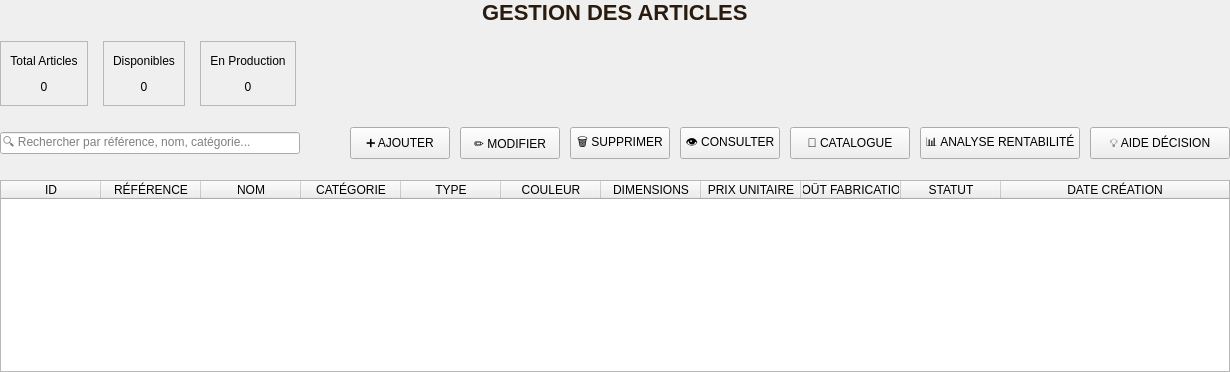
            <widget class="QWidget" name="articlesPage">
             <layout class="QVBoxLayout" name="verticalLayout_articles">
              <property name="spacing">
               <number>16</number>
              </property>
              <property name="leftMargin">
               <number>0</number>
              </property>
              <property name="topMargin">
               <number>0</number>
              </property>
              <property name="rightMargin">
               <number>0</number>
              </property>
              <property name="bottomMargin">
               <number>0</number>
              </property>
              <item alignment="Qt::AlignmentFlag::AlignHCenter">
               <widget class="QLabel" name="articlesTitle">
                <property name="styleSheet">
                 <string notr="true">color: #291C0E; font-family: 'Times New Roman', serif; font-size: 22px; font-weight: bold;</string>
                </property>
                <property name="text">
                 <string>GESTION DES ARTICLES</string>
                </property>
               </widget>
              </item>
              <item>
               <widget class="QWidget" name="statsContainerArticle" native="true">
                <property name="minimumSize">
                 <size>
                  <width>0</width>
                  <height>65</height>
                 </size>
                </property>
                <property name="maximumSize">
                 <size>
                  <width>16777215</width>
                  <height>65</height>
                 </size>
                </property>
                <layout class="QHBoxLayout" name="horizontalLayout_statsArticle">
                 <property name="spacing">
                  <number>15</number>
                 </property>
                 <property name="leftMargin">
                  <number>0</number>
                 </property>
                 <property name="topMargin">
                  <number>0</number>
                 </property>
                 <property name="rightMargin">
                  <number>0</number>
                 </property>
                 <property name="bottomMargin">
                  <number>0</number>
                 </property>
                 <item>
                  <widget class="QFrame" name="statsCardArticle1">
                   <property name="frameShape">
                    <enum>QFrame::Shape::StyledPanel</enum>
                   </property>
                   <layout class="QVBoxLayout" name="verticalLayout_statsArticle1">
                    <item>
                     <widget class="QLabel" name="statsLabelArticle1">
                      <property name="text">
                       <string>Total Articles</string>
                      </property>
                      <property name="alignment">
                       <set>Qt::AlignmentFlag::AlignCenter</set>
                      </property>
                     </widget>
                    </item>
                    <item>
                     <widget class="QLabel" name="statsValueArticle1">
                      <property name="text">
                       <string>0</string>
                      </property>
                      <property name="alignment">
                       <set>Qt::AlignmentFlag::AlignCenter</set>
                      </property>
                     </widget>
                    </item>
                   </layout>
                  </widget>
                 </item>
                 <item>
                  <widget class="QFrame" name="statsCardArticle2">
                   <property name="frameShape">
                    <enum>QFrame::Shape::StyledPanel</enum>
                   </property>
                   <layout class="QVBoxLayout" name="verticalLayout_statsArticle2">
                    <item>
                     <widget class="QLabel" name="statsLabelArticle2">
                      <property name="text">
                       <string>Disponibles</string>
                      </property>
                      <property name="alignment">
                       <set>Qt::AlignmentFlag::AlignCenter</set>
                      </property>
                     </widget>
                    </item>
                    <item>
                     <widget class="QLabel" name="statsValueArticle2">
                      <property name="text">
                       <string>0</string>
                      </property>
                      <property name="alignment">
                       <set>Qt::AlignmentFlag::AlignCenter</set>
                      </property>
                     </widget>
                    </item>
                   </layout>
                  </widget>
                 </item>
                 <item>
                  <widget class="QFrame" name="statsCardArticle3">
                   <property name="frameShape">
                    <enum>QFrame::Shape::StyledPanel</enum>
                   </property>
                   <layout class="QVBoxLayout" name="verticalLayout_statsArticle3">
                    <item>
                     <widget class="QLabel" name="statsLabelArticle3">
                      <property name="text">
                       <string>En Production</string>
                      </property>
                      <property name="alignment">
                       <set>Qt::AlignmentFlag::AlignCenter</set>
                      </property>
                     </widget>
                    </item>
                    <item>
                     <widget class="QLabel" name="statsValueArticle3">
                      <property name="text">
                       <string>0</string>
                      </property>
                      <property name="alignment">
                       <set>Qt::AlignmentFlag::AlignCenter</set>
                      </property>
                     </widget>
                    </item>
                   </layout>
                  </widget>
                 </item>
                 <item>
                  <spacer name="horizontalSpacer_statsArticle">
                   <property name="orientation">
                    <enum>Qt::Orientation::Horizontal</enum>
                   </property>
                   <property name="sizeHint" stdset="0">
                    <size>
                     <width>40</width>
                     <height>20</height>
                    </size>
                   </property>
                  </spacer>
                 </item>
                </layout>
               </widget>
              </item>
              <item>
               <widget class="QWidget" name="articlesToolbar" native="true">
                <property name="minimumSize">
                 <size>
                  <width>0</width>
                  <height>42</height>
                 </size>
                </property>
                <property name="maximumSize">
                 <size>
                  <width>16777215</width>
                  <height>42</height>
                 </size>
                </property>
                <layout class="QHBoxLayout" name="horizontalLayout_articles">
                 <property name="spacing">
                  <number>10</number>
                 </property>
                 <property name="leftMargin">
                  <number>0</number>
                 </property>
                 <property name="topMargin">
                  <number>0</number>
                 </property>
                 <property name="rightMargin">
                  <number>0</number>
                 </property>
                 <property name="bottomMargin">
                  <number>0</number>
                 </property>
                 <item>
                  <widget class="QLineEdit" name="searchBoxArticle">
                   <property name="minimumSize">
                    <size>
                     <width>300</width>
                     <height>0</height>
                    </size>
                   </property>
                   <property name="placeholderText">
                    <string>🔍 Rechercher par référence, nom, catégorie...</string>
                   </property>
                  </widget>
                 </item>
                 <item>
                  <spacer name="horizontalSpacer_articles">
                   <property name="orientation">
                    <enum>Qt::Orientation::Horizontal</enum>
                   </property>
                   <property name="sizeHint" stdset="0">
                    <size>
                     <width>40</width>
                     <height>20</height>
                    </size>
                   </property>
                  </spacer>
                 </item>
                 <item>
                  <widget class="QPushButton" name="btnAddArticle">
                   <property name="minimumSize">
                    <size>
                     <width>100</width>
                     <height>32</height>
                    </size>
                   </property>
                   <property name="text">
                    <string>➕ AJOUTER</string>
                   </property>
                  </widget>
                 </item>
                 <item>
                  <widget class="QPushButton" name="btnEditArticle">
                   <property name="minimumSize">
                    <size>
                     <width>100</width>
                     <height>32</height>
                    </size>
                   </property>
                   <property name="text">
                    <string>✏️ MODIFIER</string>
                   </property>
                  </widget>
                 </item>
                 <item>
                  <widget class="QPushButton" name="btnDeleteArticle">
                   <property name="minimumSize">
                    <size>
                     <width>100</width>
                     <height>32</height>
                    </size>
                   </property>
                   <property name="text">
                    <string>🗑️ SUPPRIMER</string>
                   </property>
                  </widget>
                 </item>
                 <item>
                  <widget class="QPushButton" name="btnViewArticle">
                   <property name="minimumSize">
                    <size>
                     <width>100</width>
                     <height>32</height>
                    </size>
                   </property>
                   <property name="text">
                    <string>👁️ CONSULTER</string>
                   </property>
                  </widget>
                 </item>
                 <item>
                  <widget class="QPushButton" name="btnExportPdfArticle">
                   <property name="minimumSize">
                    <size>
                     <width>120</width>
                     <height>32</height>
                    </size>
                   </property>
                   <property name="text">
                    <string>📄 CATALOGUE</string>
                   </property>
                  </widget>
                 </item>
                 <item>
                  <widget class="QPushButton" name="btnAnalyseRentabilite">
                   <property name="minimumSize">
                    <size>
                     <width>160</width>
                     <height>32</height>
                    </size>
                   </property>
                   <property name="text">
                    <string>📊 ANALYSE RENTABILITÉ</string>
                   </property>
                  </widget>
                 </item>
                 <item>
                  <widget class="QPushButton" name="btnAideDecision">
                   <property name="minimumSize">
                    <size>
                     <width>140</width>
                     <height>32</height>
                    </size>
                   </property>
                   <property name="text">
                    <string>💡 AIDE DÉCISION</string>
                   </property>
                  </widget>
                 </item>
                </layout>
               </widget>
              </item>
              <item>
               <widget class="QTableWidget" name="articleTable">
                <property name="enabled">
                 <bool>true</bool>
                </property>
                <property name="editTriggers">
                 <set>QAbstractItemView::EditTrigger::NoEditTriggers</set>
                </property>
                <property name="alternatingRowColors">
                 <bool>true</bool>
                </property>
                <property name="selectionBehavior">
                 <enum>QAbstractItemView::SelectionBehavior::SelectRows</enum>
                </property>
                <property name="showGrid">
                 <bool>true</bool>
                </property>
                <property name="sortingEnabled">
                 <bool>true</bool>
                </property>
                <attribute name="horizontalHeaderStretchLastSection">
                 <bool>true</bool>
                </attribute>
                <column>
                 <property name="text">
                  <string>ID</string>
                 </property>
                </column>
                <column>
                 <property name="text">
                  <string>RÉFÉRENCE</string>
                 </property>
                </column>
                <column>
                 <property name="text">
                  <string>NOM</string>
                 </property>
                </column>
                <column>
                 <property name="text">
                  <string>CATÉGORIE</string>
                 </property>
                </column>
                <column>
                 <property name="text">
                  <string>TYPE</string>
                 </property>
                </column>
                <column>
                 <property name="text">
                  <string>COULEUR</string>
                 </property>
                </column>
                <column>
                 <property name="text">
                  <string>DIMENSIONS</string>
                 </property>
                </column>
                <column>
                 <property name="text">
                  <string>PRIX UNITAIRE</string>
                 </property>
                </column>
                <column>
                 <property name="text">
                  <string>COÛT FABRICATION</string>
                 </property>
                </column>
                <column>
                 <property name="text">
                  <string>STATUT</string>
                 </property>
                </column>
                <column>
                 <property name="text">
                  <string>DATE CRÉATION</string>
                 </property>
                </column>
               </widget>
              </item>
             </layout>
            </widget>
